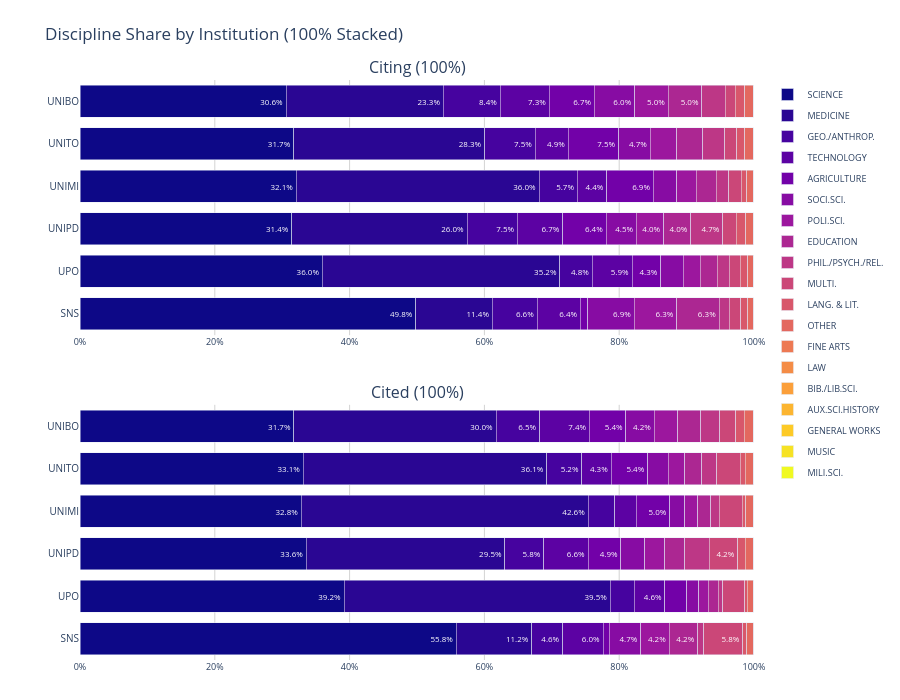

This figure's notebook cell:
### Markdown cell above
### 100% Stacked Bar Chart

This chart normalises each institution to 100% to reveal the *proportional share* of each discipline, independent of institution size. The upper panel shows Citing share; the lower panel shows Cited share.

### Code cell
import plotly.graph_objects as go
import plotly.express as px
import plotly.colors
from plotly.subplots import make_subplots
import pandas as pd

df = df_prof.copy()
df[discipline_col] = df[discipline_col].map(lambda x: DISC_SHORT.get(x, x))

agg = (
    df.groupby([inst_col, discipline_col])[[citing_col, cited_col]]
    .sum().reset_index()
)
for metric_col in [citing_col, cited_col]:
    totals = agg.groupby(inst_col)[metric_col].transform("sum")
    agg[f"{metric_col}_pct"] = agg[metric_col] / totals * 100

disc_order = (
    agg.groupby(discipline_col)[f"{citing_col}_pct"]
    .mean().sort_values(ascending=False).index.tolist()
)

sampled_colors = plotly.colors.sample_colorscale(
    "Plasma", [i / max(len(disc_order) - 1, 1) for i in range(len(disc_order))]
)
color_map = {d: sampled_colors[i] for i, d in enumerate(disc_order)}

fig = make_subplots(
    rows=2, cols=1,
    subplot_titles=["Citing (100%)", "Cited (100%)"],
    vertical_spacing=0.12,
)

legend_added = set()

for row_idx, metric_col in enumerate([citing_col, cited_col], start=1):
    pct_col = f"{metric_col}_pct"
    for disc in disc_order:
        sub = agg[agg[discipline_col] == disc].set_index(inst_col)
        y_vals = INSTITUTIONS
        x_vals = [sub.loc[inst, pct_col]   if inst in sub.index else 0.0 for inst in INSTITUTIONS]
        w_vals = [sub.loc[inst, metric_col] if inst in sub.index else 0   for inst in INSTITUTIONS]
        hover_vals = [
            f"<b>{inst}</b><br>{disc}<br>{pct:.1f}% ({int(w):,})"
            for inst, pct, w in zip(y_vals, x_vals, w_vals)
        ]
        show_legend = disc not in legend_added and row_idx == 1
        if row_idx == 1:
            legend_added.add(disc)

        fig.add_trace(go.Bar(
            x=x_vals, y=y_vals, orientation="h",
            name=disc, legendgroup=disc,
            showlegend=show_legend, marker_color=color_map[disc],
            customdata=hover_vals,
            hovertemplate="%{customdata}<extra></extra>",
            text=[f"{v:.1f}%" if v >= 4 else "" for v in x_vals],
            textposition="inside", textfont=dict(size=8),
        ), row=row_idx, col=1)

fig.update_layout(
    title_text="Discipline Share by Institution (100% Stacked)",
    barmode="stack",
    height=700,
    margin=dict(l=80, r=40, t=80, b=40),
    plot_bgcolor="white", paper_bgcolor="white",
    legend=dict(
        orientation="v", x=1.02, xanchor="left",
        y=1.0, yanchor="top", font=dict(size=9), tracegroupgap=2,
    ),
    bargap=0.25,
)
fig.update_xaxes(range=[0, 100], ticksuffix="%", tickfont=dict(size=9), gridcolor="lightgrey")
fig.update_yaxes(tickfont=dict(size=10), autorange="reversed")
fig.show()

### Figure 1 — Plotly figure (JSON) as saved in the notebook; plotly's stock layout.template omitted (floating-point values rounded to 4 significant figures)
{"data": [{"customdata": ["<b>UNIBO</b><br>SCIENCE<br>30.6% (3,557,051)", "<b>UNITO</b><br>SCIENCE<br>31.7% (2,547,898)", "<b>UNIMI</b><br>SCIENCE<br>32.1% (3,754,384)", "<b>UNIPD</b><br>SCIENCE<br>31.4% (3,475,269)", "<b>UPO</b><br>SCIENCE<br>36.0% (575,448)", "<b>SNS</b><br>SCIENCE<br>49.8% (366,831)"], "hovertemplate": "%{customdata}<extra></extra>", "legendgroup": "SCIENCE", "marker": {"color": "rgb(13, 8, 135)"}, "name": "SCIENCE", "orientation": "h", "showlegend": true, "text": ["30.6%", "31.7%", "32.1%", "31.4%", "36.0%", "49.8%"], "textfont": {"size": 8}, "textposition": "inside", "type": "bar", "x": [30.57, 31.7, 32.09, 31.42, 35.97, 49.81], "xaxis": "x", "y": ["UNIBO", "UNITO", "UNIMI", "UNIPD", "UPO", "SNS"], "yaxis": "y"}, {"customdata": ["<b>UNIBO</b><br>MEDICINE<br>23.3% (2,716,909)", "<b>UNITO</b><br>MEDICINE<br>28.3% (2,276,756)", "<b>UNIMI</b><br>MEDICINE<br>36.0% (4,212,478)", "<b>UNIPD</b><br>MEDICINE<br>26.0% (2,876,987)", "<b>UPO</b><br>MEDICINE<br>35.2% (563,860)", "<b>SNS</b><br>MEDICINE<br>11.4% (83,742)"], "hovertemplate": "%{customdata}<extra></extra>", "legendgroup": "MEDICINE", "marker": {"color": "rgb(42, 6, 147)"}, "name": "MEDICINE", "orientation": "h", "showlegend": true, "text": ["23.3%", "28.3%", "36.0%", "26.0%", "35.2%", "11.4%"], "textfont": {"size": 8}, "textposition": "inside", "type": "bar", "x": [23.35, 28.33, 36.01, 26.01, 35.24, 11.37], "xaxis": "x", "y": ["UNIBO", "UNITO", "UNIMI", "UNIPD", "UPO", "SNS"], "yaxis": "y"}, {"customdata": ["<b>UNIBO</b><br>GEO./ANTHROP.<br>8.4% (982,595)", "<b>UNITO</b><br>GEO./ANTHROP.<br>7.5% (603,707)", "<b>UNIMI</b><br>GEO./ANTHROP.<br>5.7% (666,695)", "<b>UNIPD</b><br>GEO./ANTHROP.<br>7.5% (827,290)", "<b>UPO</b><br>GEO./ANTHROP.<br>4.8% (76,618)", "<b>SNS</b><br>GEO./ANTHROP.<br>6.6% (48,909)"], "hovertemplate": "%{customdata}<extra></extra>", "legendgroup": "GEO./ANTHROP.", "marker": {"color": "rgb(70, 3, 159)"}, "name": "GEO./ANTHROP.", "orientation": "h", "showlegend": true, "text": ["8.4%", "7.5%", "5.7%", "7.5%", "4.8%", "6.6%"], "textfont": {"size": 8}, "textposition": "inside", "type": "bar", "x": [8.444, 7.511, 5.699, 7.479, 4.789, 6.642], "xaxis": "x", "y": ["UNIBO", "UNITO", "UNIMI", "UNIPD", "UPO", "SNS"], "yaxis": "y"}, {"customdata": ["<b>UNIBO</b><br>TECHNOLOGY<br>7.3% (844,385)", "<b>UNITO</b><br>TECHNOLOGY<br>4.9% (393,525)", "<b>UNIMI</b><br>TECHNOLOGY<br>4.4% (510,079)", "<b>UNIPD</b><br>TECHNOLOGY<br>6.7% (743,320)", "<b>UPO</b><br>TECHNOLOGY<br>5.9% (94,507)", "<b>SNS</b><br>TECHNOLOGY<br>6.4% (47,326)"], "hovertemplate": "%{customdata}<extra></extra>", "legendgroup": "TECHNOLOGY", "marker": {"color": "rgb(92, 2, 163)"}, "name": "TECHNOLOGY", "orientation": "h", "showlegend": true, "text": ["7.3%", "4.9%", "4.4%", "6.7%", "5.9%", "6.4%"], "textfont": {"size": 8}, "textposition": "inside", "type": "bar", "x": [7.256, 4.896, 4.36, 6.72, 5.907, 6.427], "xaxis": "x", "y": ["UNIBO", "UNITO", "UNIMI", "UNIPD", "UPO", "SNS"], "yaxis": "y"}, {"customdata": ["<b>UNIBO</b><br>AGRICULTURE<br>6.7% (781,457)", "<b>UNITO</b><br>AGRICULTURE<br>7.5% (600,179)", "<b>UNIMI</b><br>AGRICULTURE<br>6.9% (808,780)", "<b>UNIPD</b><br>AGRICULTURE<br>6.4% (711,974)", "<b>UPO</b><br>AGRICULTURE<br>4.3% (68,243)", "<b>SNS</b><br>AGRICULTURE<br>1.1% (7,852)"], "hovertemplate": "%{customdata}<extra></extra>", "legendgroup": "AGRICULTURE", "marker": {"color": "rgb(114, 1, 168)"}, "name": "AGRICULTURE", "orientation": "h", "showlegend": true, "text": ["6.7%", "7.5%", "6.9%", "6.4%", "4.3%", ""], "textfont": {"size": 8}, "textposition": "inside", "type": "bar", "x": [6.715, 7.467, 6.914, 6.437, 4.265, 1.066], "xaxis": "x", "y": ["UNIBO", "UNITO", "UNIMI", "UNIPD", "UPO", "SNS"], "yaxis": "y"}, {"customdata": ["<b>UNIBO</b><br>SOCI.SCI.<br>6.0% (693,976)", "<b>UNITO</b><br>SOCI.SCI.<br>4.7% (378,027)", "<b>UNIMI</b><br>SOCI.SCI.<br>3.4% (400,731)", "<b>UNIPD</b><br>SOCI.SCI.<br>4.5% (497,573)", "<b>UPO</b><br>SOCI.SCI.<br>3.3% (53,114)", "<b>SNS</b><br>SOCI.SCI.<br>6.9% (50,963)"], "hovertemplate": "%{customdata}<extra></extra>", "legendgroup": "SOCI.SCI.", "marker": {"color": "rgb(135, 12, 163)"}, "name": "SOCI.SCI.", "orientation": "h", "showlegend": true, "text": ["6.0%", "4.7%", "", "4.5%", "", "6.9%"], "textfont": {"size": 8}, "textposition": "inside", "type": "bar", "x": [5.964, 4.703, 3.426, 4.498, 3.32, 6.921], "xaxis": "x", "y": ["UNIBO", "UNITO", "UNIMI", "UNIPD", "UPO", "SNS"], "yaxis": "y"}, {"customdata": ["<b>UNIBO</b><br>POLI.SCI.<br>5.0% (580,491)", "<b>UNITO</b><br>POLI.SCI.<br>3.9% (313,992)", "<b>UNIMI</b><br>POLI.SCI.<br>3.0% (345,482)", "<b>UNIPD</b><br>POLI.SCI.<br>4.0% (445,166)", "<b>UPO</b><br>POLI.SCI.<br>2.6% (40,919)", "<b>SNS</b><br>POLI.SCI.<br>6.3% (46,317)"], "hovertemplate": "%{customdata}<extra></extra>", "legendgroup": "POLI.SCI.", "marker": {"color": "rgb(156, 23, 158)"}, "name": "POLI.SCI.", "orientation": "h", "showlegend": true, "text": ["5.0%", "", "", "4.0%", "", "6.3%"], "textfont": {"size": 8}, "textposition": "inside", "type": "bar", "x": [4.988, 3.907, 2.953, 4.025, 2.557, 6.29], "xaxis": "x", "y": ["UNIBO", "UNITO", "UNIMI", "UNIPD", "UPO", "SNS"], "yaxis": "y"}, {"customdata": ["<b>UNIBO</b><br>EDUCATION<br>5.0% (581,189)", "<b>UNITO</b><br>EDUCATION<br>3.9% (314,457)", "<b>UNIMI</b><br>EDUCATION<br>3.0% (346,240)", "<b>UNIPD</b><br>EDUCATION<br>4.0% (446,546)", "<b>UPO</b><br>EDUCATION<br>2.5% (40,172)", "<b>SNS</b><br>EDUCATION<br>6.3% (46,379)"], "hovertemplate": "%{customdata}<extra></extra>", "legendgroup": "EDUCATION", "marker": {"color": "rgb(172, 39, 146)"}, "name": "EDUCATION", "orientation": "h", "showlegend": true, "text": ["5.0%", "", "", "4.0%", "", "6.3%"], "textfont": {"size": 8}, "textposition": "inside", "type": "bar", "x": [4.994, 3.912, 2.96, 4.037, 2.511, 6.298], "xaxis": "x", "y": ["UNIBO", "UNITO", "UNIMI", "UNIPD", "UPO", "SNS"], "yaxis": "y"}, {"customdata": ["<b>UNIBO</b><br>PHIL./PSYCH./REL.<br>3.4% (401,305)", "<b>UNITO</b><br>PHIL./PSYCH./REL.<br>3.2% (260,678)", "<b>UNIMI</b><br>PHIL./PSYCH./REL.<br>1.9% (218,421)", "<b>UNIPD</b><br>PHIL./PSYCH./REL.<br>4.7% (524,383)", "<b>UPO</b><br>PHIL./PSYCH./REL.<br>1.8% (28,137)", "<b>SNS</b><br>PHIL./PSYCH./REL.<br>1.5% (11,106)"], "hovertemplate": "%{customdata}<extra></extra>", "legendgroup": "PHIL./PSYCH./REL.", "marker": {"color": "rgb(189, 55, 134)"}, "name": "PHIL./PSYCH./REL.", "orientation": "h", "showlegend": true, "text": ["", "", "", "4.7%", "", ""], "textfont": {"size": 8}, "textposition": "inside", "type": "bar", "x": [3.449, 3.243, 1.867, 4.741, 1.759, 1.508], "xaxis": "x", "y": ["UNIBO", "UNITO", "UNIMI", "UNIPD", "UPO", "SNS"], "yaxis": "y"}, {"customdata": ["<b>UNIBO</b><br>MULTI.<br>1.5% (171,292)", "<b>UNITO</b><br>MULTI.<br>1.8% (143,358)", "<b>UNIMI</b><br>MULTI.<br>1.8% (213,399)", "<b>UNIPD</b><br>MULTI.<br>2.0% (217,516)", "<b>UPO</b><br>MULTI.<br>1.7% (26,459)", "<b>SNS</b><br>MULTI.<br>1.7% (12,641)"], "hovertemplate": "%{customdata}<extra></extra>", "legendgroup": "MULTI.", "marker": {"color": "rgb(203, 71, 120)"}, "name": "MULTI.", "orientation": "h", "showlegend": true, "text": ["", "", "", "", "", ""], "textfont": {"size": 8}, "textposition": "inside", "type": "bar", "x": [1.472, 1.784, 1.824, 1.967, 1.654, 1.717], "xaxis": "x", "y": ["UNIBO", "UNITO", "UNIMI", "UNIPD", "UPO", "SNS"], "yaxis": "y"}, {"customdata": ["<b>UNIBO</b><br>LANG. & LIT.<br>1.4% (163,030)", "<b>UNITO</b><br>LANG. & LIT.<br>1.2% (95,311)", "<b>UNIMI</b><br>LANG. & LIT.<br>0.8% (99,430)", "<b>UNIPD</b><br>LANG. & LIT.<br>1.4% (155,711)", "<b>UPO</b><br>LANG. & LIT.<br>1.1% (17,863)", "<b>SNS</b><br>LANG. & LIT.<br>1.0% (7,541)"], "hovertemplate": "%{customdata}<extra></extra>", "legendgroup": "LANG. & LIT.", "marker": {"color": "rgb(216, 87, 107)"}, "name": "LANG. & LIT.", "orientation": "h", "showlegend": true, "text": ["", "", "", "", "", ""], "textfont": {"size": 8}, "textposition": "inside", "type": "bar", "x": [1.401, 1.186, 0.8499, 1.408, 1.116, 1.024], "xaxis": "x", "y": ["UNIBO", "UNITO", "UNIMI", "UNIPD", "UPO", "SNS"], "yaxis": "y"}, {"customdata": ["<b>UNIBO</b><br>OTHER<br>1.4% (159,712)", "<b>UNITO</b><br>OTHER<br>1.3% (106,579)", "<b>UNIMI</b><br>OTHER<br>1.0% (119,279)", "<b>UNIPD</b><br>OTHER<br>1.2% (136,223)", "<b>UPO</b><br>OTHER<br>0.9% (13,712)", "<b>SNS</b><br>OTHER<br>0.9% (6,583)"], "hovertemplate": "%{customdata}<extra></extra>", "legendgroup": "OTHER", "marker": {"color": "rgb(227, 104, 95)"}, "name": "OTHER", "orientation": "h", "showlegend": true, "text": ["", "", "", "", "", ""], "textfont": {"size": 8}, "textposition": "inside", "type": "bar", "x": [1.372, 1.326, 1.02, 1.232, 0.857, 0.8939], "xaxis": "x", "y": ["UNIBO", "UNITO", "UNIMI", "UNIPD", "UPO", "SNS"], "yaxis": "y"}, {"customdata": ["<b>UNIBO</b><br>FINE ARTS<br>0.0% (1,867)", "<b>UNITO</b><br>FINE ARTS<br>0.0% (1,501)", "<b>UNIMI</b><br>FINE ARTS<br>0.0% (1,519)", "<b>UNIPD</b><br>FINE ARTS<br>0.0% (2,180)", "<b>UPO</b><br>FINE ARTS<br>0.0% (550)", "<b>SNS</b><br>FINE ARTS<br>0.0% (93)"], "hovertemplate": "%{customdata}<extra></extra>", "legendgroup": "FINE ARTS", "marker": {"color": "rgb(237, 121, 83)"}, "name": "FINE ARTS", "orientation": "h", "showlegend": true, "text": ["", "", "", "", "", ""], "textfont": {"size": 8}, "textposition": "inside", "type": "bar", "x": [0.01604, 0.01868, 0.01298, 0.01971, 0.03438, 0.01263], "xaxis": "x", "y": ["UNIBO", "UNITO", "UNIMI", "UNIPD", "UPO", "SNS"], "yaxis": "y"}, {"customdata": ["<b>UNIBO</b><br>LAW<br>0.0% (120)", "<b>UNITO</b><br>LAW<br>0.0% (99)", "<b>UNIMI</b><br>LAW<br>0.0% (570)", "<b>UNIPD</b><br>LAW<br>0.0% (191)", "<b>UPO</b><br>LAW<br>0.0% (323)", "<b>SNS</b><br>LAW<br>0.0% (118)"], "hovertemplate": "%{customdata}<extra></extra>", "legendgroup": "LAW", "marker": {"color": "rgb(244, 140, 70)"}, "name": "LAW", "orientation": "h", "showlegend": true, "text": ["", "", "", "", "", ""], "textfont": {"size": 8}, "textposition": "inside", "type": "bar", "x": [0.001031, 0.001232, 0.004872, 0.001727, 0.02019, 0.01602], "xaxis": "x", "y": ["UNIBO", "UNITO", "UNIMI", "UNIPD", "UPO", "SNS"], "yaxis": "y"}, {"customdata": ["<b>UNIBO</b><br>BIB./LIB.SCI.<br>0.0% (816)", "<b>UNITO</b><br>BIB./LIB.SCI.<br>0.0% (501)", "<b>UNIMI</b><br>BIB./LIB.SCI.<br>0.0% (307)", "<b>UNIPD</b><br>BIB./LIB.SCI.<br>0.0% (256)", "<b>UPO</b><br>BIB./LIB.SCI.<br>0.0% (25)", "<b>SNS</b><br>BIB./LIB.SCI.<br>0.0% (0)"], "hovertemplate": "%{customdata}<extra></extra>", "legendgroup": "BIB./LIB.SCI.", "marker": {"color": "rgb(251, 159, 58)"}, "name": "BIB./LIB.SCI.", "orientation": "h", "showlegend": true, "text": ["", "", "", "", "", ""], "textfont": {"size": 8}, "textposition": "inside", "type": "bar", "x": [0.007012, 0.006233, 0.002624, 0.002314, 0.001563, 0], "xaxis": "x", "y": ["UNIBO", "UNITO", "UNIMI", "UNIPD", "UPO", "SNS"], "yaxis": "y"}, {"customdata": ["<b>UNIBO</b><br>AUX.SCI.HISTORY<br>0.0% (425)", "<b>UNITO</b><br>AUX.SCI.HISTORY<br>0.0% (325)", "<b>UNIMI</b><br>AUX.SCI.HISTORY<br>0.0% (91)", "<b>UNIPD</b><br>AUX.SCI.HISTORY<br>0.0% (372)", "<b>UPO</b><br>AUX.SCI.HISTORY<br>0.0% (27)", "<b>SNS</b><br>AUX.SCI.HISTORY<br>0.0% (0)"], "hovertemplate": "%{customdata}<extra></extra>", "legendgroup": "AUX.SCI.HISTORY", "marker": {"color": "rgb(252, 181, 48)"}, "name": "AUX.SCI.HISTORY", "orientation": "h", "showlegend": true, "text": ["", "", "", "", "", ""], "textfont": {"size": 8}, "textposition": "inside", "type": "bar", "x": [0.003652, 0.004044, 0.0007779, 0.003363, 0.001688, 0], "xaxis": "x", "y": ["UNIBO", "UNITO", "UNIMI", "UNIPD", "UPO", "SNS"], "yaxis": "y"}, {"customdata": ["<b>UNIBO</b><br>GENERAL WORKS<br>0.0% (187)", "<b>UNITO</b><br>GENERAL WORKS<br>0.0% (491)", "<b>UNIMI</b><br>GENERAL WORKS<br>0.0% (315)", "<b>UNIPD</b><br>GENERAL WORKS<br>0.0% (33)", "<b>UPO</b><br>GENERAL WORKS<br>0.0% (0)", "<b>SNS</b><br>GENERAL WORKS<br>0.0% (0)"], "hovertemplate": "%{customdata}<extra></extra>", "legendgroup": "GENERAL WORKS", "marker": {"color": "rgb(253, 202, 38)"}, "name": "GENERAL WORKS", "orientation": "h", "showlegend": true, "text": ["", "", "", "", "", ""], "textfont": {"size": 8}, "textposition": "inside", "type": "bar", "x": [0.001607, 0.006109, 0.002693, 0.0002983, 0, 0], "xaxis": "x", "y": ["UNIBO", "UNITO", "UNIMI", "UNIPD", "UPO", "SNS"], "yaxis": "y"}, {"customdata": ["<b>UNIBO</b><br>MUSIC<br>0.0% (117)", "<b>UNITO</b><br>MUSIC<br>0.0% (0)", "<b>UNIMI</b><br>MUSIC<br>0.0% (67)", "<b>UNIPD</b><br>MUSIC<br>0.0% (0)", "<b>UPO</b><br>MUSIC<br>0.0% (0)", "<b>SNS</b><br>MUSIC<br>0.0% (0)"], "hovertemplate": "%{customdata}<extra></extra>", "legendgroup": "MUSIC", "marker": {"color": "rgb(246, 226, 36)"}, "name": "MUSIC", "orientation": "h", "showlegend": true, "text": ["", "", "", "", "", ""], "textfont": {"size": 8}, "textposition": "inside", "type": "bar", "x": [0.001005, 0, 0.0005727, 0, 0, 0], "xaxis": "x", "y": ["UNIBO", "UNITO", "UNIMI", "UNIPD", "UPO", "SNS"], "yaxis": "y"}, {"customdata": ["<b>UNIBO</b><br>MILI.SCI.<br>0.0% (0)", "<b>UNITO</b><br>MILI.SCI.<br>0.0% (73)", "<b>UNIMI</b><br>MILI.SCI.<br>0.0% (73)", "<b>UNIPD</b><br>MILI.SCI.<br>0.0% (36)", "<b>UPO</b><br>MILI.SCI.<br>0.0% (0)", "<b>SNS</b><br>MILI.SCI.<br>0.0% (0)"], "hovertemplate": "%{customdata}<extra></extra>", "legendgroup": "MILI.SCI.", "marker": {"color": "rgb(240, 249, 33)"}, "name": "MILI.SCI.", "orientation": "h", "showlegend": true, "text": ["", "", "", "", "", ""], "textfont": {"size": 8}, "textposition": "inside", "type": "bar", "x": [0, 0.0009082, 0.000624, 0.0003255, 0, 0], "xaxis": "x", "y": ["UNIBO", "UNITO", "UNIMI", "UNIPD", "UPO", "SNS"], "yaxis": "y"}, {"customdata": ["<b>UNIBO</b><br>SCIENCE<br>31.7% (3,170,898)", "<b>UNITO</b><br>SCIENCE<br>33.1% (2,317,628)", "<b>UNIMI</b><br>SCIENCE<br>32.8% (4,121,851)", "<b>UNIPD</b><br>SCIENCE<br>33.6% (3,249,518)", "<b>UPO</b><br>SCIENCE<br>39.2% (563,809)", "<b>SNS</b><br>SCIENCE<br>55.8% (402,473)"], "hovertemplate": "%{customdata}<extra></extra>", "legendgroup": "SCIENCE", "marker": {"color": "rgb(13, 8, 135)"}, "name": "SCIENCE", "orientation": "h", "showlegend": false, "text": ["31.7%", "33.1%", "32.8%", "33.6%", "39.2%", "55.8%"], "textfont": {"size": 8}, "textposition": "inside", "type": "bar", "x": [31.74, 33.14, 32.83, 33.56, 39.17, 55.84], "xaxis": "x2", "y": ["UNIBO", "UNITO", "UNIMI", "UNIPD", "UPO", "SNS"], "yaxis": "y2"}, {"customdata": ["<b>UNIBO</b><br>MEDICINE<br>30.0% (2,995,492)", "<b>UNITO</b><br>MEDICINE<br>36.1% (2,525,171)", "<b>UNIMI</b><br>MEDICINE<br>42.6% (5,344,229)", "<b>UNIPD</b><br>MEDICINE<br>29.5% (2,854,728)", "<b>UPO</b><br>MEDICINE<br>39.5% (568,491)", "<b>SNS</b><br>MEDICINE<br>11.2% (80,612)"], "hovertemplate": "%{customdata}<extra></extra>", "legendgroup": "MEDICINE", "marker": {"color": "rgb(42, 6, 147)"}, "name": "MEDICINE", "orientation": "h", "showlegend": false, "text": ["30.0%", "36.1%", "42.6%", "29.5%", "39.5%", "11.2%"], "textfont": {"size": 8}, "textposition": "inside", "type": "bar", "x": [29.99, 36.11, 42.57, 29.49, 39.5, 11.18], "xaxis": "x2", "y": ["UNIBO", "UNITO", "UNIMI", "UNIPD", "UPO", "SNS"], "yaxis": "y2"}, {"customdata": ["<b>UNIBO</b><br>GEO./ANTHROP.<br>6.5% (644,412)", "<b>UNITO</b><br>GEO./ANTHROP.<br>5.2% (365,160)", "<b>UNIMI</b><br>GEO./ANTHROP.<br>3.9% (494,187)", "<b>UNIPD</b><br>GEO./ANTHROP.<br>5.8% (557,630)", "<b>UPO</b><br>GEO./ANTHROP.<br>3.5% (51,025)", "<b>SNS</b><br>GEO./ANTHROP.<br>4.6% (32,999)"], "hovertemplate": "%{customdata}<extra></extra>", "legendgroup": "GEO./ANTHROP.", "marker": {"color": "rgb(70, 3, 159)"}, "name": "GEO./ANTHROP.", "orientation": "h", "showlegend": false, "text": ["6.5%", "5.2%", "", "5.8%", "", "4.6%"], "textfont": {"size": 8}, "textposition": "inside", "type": "bar", "x": [6.451, 5.221, 3.936, 5.76, 3.545, 4.578], "xaxis": "x2", "y": ["UNIBO", "UNITO", "UNIMI", "UNIPD", "UPO", "SNS"], "yaxis": "y2"}, {"customdata": ["<b>UNIBO</b><br>TECHNOLOGY<br>7.4% (740,597)", "<b>UNITO</b><br>TECHNOLOGY<br>4.3% (303,844)", "<b>UNIMI</b><br>TECHNOLOGY<br>3.2% (399,442)", "<b>UNIPD</b><br>TECHNOLOGY<br>6.6% (636,729)", "<b>UPO</b><br>TECHNOLOGY<br>4.6% (65,870)", "<b>SNS</b><br>TECHNOLOGY<br>6.0% (43,266)"], "hovertemplate": "%{customdata}<extra></extra>", "legendgroup": "TECHNOLOGY", "marker": {"color": "rgb(92, 2, 163)"}, "name": "TECHNOLOGY", "orientation": "h", "showlegend": false, "text": ["7.4%", "4.3%", "", "6.6%", "4.6%", "6.0%"], "textfont": {"size": 8}, "textposition": "inside", "type": "bar", "x": [7.414, 4.345, 3.182, 6.577, 4.577, 6.003], "xaxis": "x2", "y": ["UNIBO", "UNITO", "UNIMI", "UNIPD", "UPO", "SNS"], "yaxis": "y2"}, {"customdata": ["<b>UNIBO</b><br>AGRICULTURE<br>5.4% (540,927)", "<b>UNITO</b><br>AGRICULTURE<br>5.4% (378,624)", "<b>UNIMI</b><br>AGRICULTURE<br>5.0% (627,135)", "<b>UNIPD</b><br>AGRICULTURE<br>4.9% (472,382)", "<b>UPO</b><br>AGRICULTURE<br>3.2% (45,972)", "<b>SNS</b><br>AGRICULTURE<br>0.9% (6,654)"], "hovertemplate": "%{customdata}<extra></extra>", "legendgroup": "AGRICULTURE", "marker": {"color": "rgb(114, 1, 168)"}, "name": "AGRICULTURE", "orientation": "h", "showlegend": false, "text": ["5.4%", "5.4%", "5.0%", "4.9%", "", ""], "textfont": {"size": 8}, "textposition": "inside", "type": "bar", "x": [5.415, 5.414, 4.995, 4.879, 3.194, 0.9232], "xaxis": "x2", "y": ["UNIBO", "UNITO", "UNIMI", "UNIPD", "UPO", "SNS"], "yaxis": "y2"}, {"customdata": ["<b>UNIBO</b><br>SOCI.SCI.<br>4.2% (418,510)", "<b>UNITO</b><br>SOCI.SCI.<br>3.1% (213,665)", "<b>UNIMI</b><br>SOCI.SCI.<br>2.2% (280,405)", "<b>UNIPD</b><br>SOCI.SCI.<br>3.5% (338,819)", "<b>UPO</b><br>SOCI.SCI.<br>1.8% (26,315)", "<b>SNS</b><br>SOCI.SCI.<br>4.7% (33,691)"], "hovertemplate": "%{customdata}<extra></extra>", "legendgroup": "SOCI.SCI.", "marker": {"color": "rgb(135, 12, 163)"}, "name": "SOCI.SCI.", "orientation": "h", "showlegend": false, "text": ["4.2%", "", "", "", "", "4.7%"], "textfont": {"size": 8}, "textposition": "inside", "type": "bar", "x": [4.189, 3.055, 2.233, 3.5, 1.828, 4.674], "xaxis": "x2", "y": ["UNIBO", "UNITO", "UNIMI", "UNIPD", "UPO", "SNS"], "yaxis": "y2"}, {"customdata": ["<b>UNIBO</b><br>POLI.SCI.<br>3.5% (345,181)", "<b>UNITO</b><br>POLI.SCI.<br>2.5% (172,985)", "<b>UNIMI</b><br>POLI.SCI.<br>1.9% (239,674)", "<b>UNIPD</b><br>POLI.SCI.<br>3.0% (287,453)", "<b>UPO</b><br>POLI.SCI.<br>1.4% (20,547)", "<b>SNS</b><br>POLI.SCI.<br>4.2% (30,366)"], "hovertemplate": "%{customdata}<extra></extra>", "legendgroup": "POLI.SCI.", "marker": {"color": "rgb(156, 23, 158)"}, "name": "POLI.SCI.", "orientation": "h", "showlegend": false, "text": ["", "", "", "", "", "4.2%"], "textfont": {"size": 8}, "textposition": "inside", "type": "bar", "x": [3.455, 2.473, 1.909, 2.969, 1.428, 4.213], "xaxis": "x2", "y": ["UNIBO", "UNITO", "UNIMI", "UNIPD", "UPO", "SNS"], "yaxis": "y2"}, {"customdata": ["<b>UNIBO</b><br>EDUCATION<br>3.5% (345,610)", "<b>UNITO</b><br>EDUCATION<br>2.5% (173,448)", "<b>UNIMI</b><br>EDUCATION<br>1.9% (240,069)", "<b>UNIPD</b><br>EDUCATION<br>3.0% (288,110)", "<b>UPO</b><br>EDUCATION<br>1.4% (20,641)", "<b>SNS</b><br>EDUCATION<br>4.2% (30,439)"], "hovertemplate": "%{customdata}<extra></extra>", "legendgroup": "EDUCATION", "marker": {"color": "rgb(172, 39, 146)"}, "name": "EDUCATION", "orientation": "h", "showlegend": false, "text": ["", "", "", "", "", "4.2%"], "textfont": {"size": 8}, "textposition": "inside", "type": "bar", "x": [3.46, 2.48, 1.912, 2.976, 1.434, 4.223], "xaxis": "x2", "y": ["UNIBO", "UNITO", "UNIMI", "UNIPD", "UPO", "SNS"], "yaxis": "y2"}, {"customdata": ["<b>UNIBO</b><br>PHIL./PSYCH./REL.<br>2.8% (278,569)", "<b>UNITO</b><br>PHIL./PSYCH./REL.<br>2.2% (156,478)", "<b>UNIMI</b><br>PHIL./PSYCH./REL.<br>1.3% (156,953)", "<b>UNIPD</b><br>PHIL./PSYCH./REL.<br>3.7% (356,780)", "<b>UPO</b><br>PHIL./PSYCH./REL.<br>0.7% (10,275)", "<b>SNS</b><br>PHIL./PSYCH./REL.<br>0.9% (6,512)"], "hovertemplate": "%{customdata}<extra></extra>", "legendgroup": "PHIL./PSYCH./REL.", "marker": {"color": "rgb(189, 55, 134)"}, "name": "PHIL./PSYCH./REL.", "orientation": "h", "showlegend": false, "text": ["", "", "", "", "", ""], "textfont": {"size": 8}, "textposition": "inside", "type": "bar", "x": [2.789, 2.237, 1.25, 3.685, 0.7139, 0.9035], "xaxis": "x2", "y": ["UNIBO", "UNITO", "UNIMI", "UNIPD", "UPO", "SNS"], "yaxis": "y2"}, {"customdata": ["<b>UNIBO</b><br>MULTI.<br>2.4% (242,640)", "<b>UNITO</b><br>MULTI.<br>3.5% (244,531)", "<b>UNIMI</b><br>MULTI.<br>3.4% (431,123)", "<b>UNIPD</b><br>MULTI.<br>4.2% (404,796)", "<b>UPO</b><br>MULTI.<br>3.3% (47,086)", "<b>SNS</b><br>MULTI.<br>5.8% (41,806)"], "hovertemplate": "%{customdata}<extra></extra>", "legendgroup": "MULTI.", "marker": {"color": "rgb(203, 71, 120)"}, "name": "MULTI.", "orientation": "h", "showlegend": false, "text": ["", "", "", "4.2%", "", "5.8%"], "textfont": {"size": 8}, "textposition": "inside", "type": "bar", "x": [2.429, 3.496, 3.434, 4.181, 3.272, 5.8], "xaxis": "x2", "y": ["UNIBO", "UNITO", "UNIMI", "UNIPD", "UPO", "SNS"], "yaxis": "y2"}, {"customdata": ["<b>UNIBO</b><br>LANG. & LIT.<br>1.3% (125,195)", "<b>UNITO</b><br>LANG. & LIT.<br>0.7% (49,966)", "<b>UNIMI</b><br>LANG. & LIT.<br>0.6% (69,833)", "<b>UNIPD</b><br>LANG. & LIT.<br>1.1% (105,782)", "<b>UPO</b><br>LANG. & LIT.<br>0.4% (5,257)", "<b>SNS</b><br>LANG. & LIT.<br>0.6% (4,161)"], "hovertemplate": "%{customdata}<extra></extra>", "legendgroup": "LANG. & LIT.", "marker": {"color": "rgb(216, 87, 107)"}, "name": "LANG. & LIT.", "orientation": "h", "showlegend": false, "text": ["", "", "", "", "", ""], "textfont": {"size": 8}, "textposition": "inside", "type": "bar", "x": [1.253, 0.7144, 0.5562, 1.093, 0.3653, 0.5773], "xaxis": "x2", "y": ["UNIBO", "UNITO", "UNIMI", "UNIPD", "UPO", "SNS"], "yaxis": "y2"}, {"customdata": ["<b>UNIBO</b><br>OTHER<br>1.4% (137,918)", "<b>UNITO</b><br>OTHER<br>1.3% (89,107)", "<b>UNIMI</b><br>OTHER<br>1.1% (144,004)", "<b>UNIPD</b><br>OTHER<br>1.3% (124,541)", "<b>UPO</b><br>OTHER<br>0.9% (12,389)", "<b>SNS</b><br>OTHER<br>1.1% (7,656)"], "hovertemplate": "%{customdata}<extra></extra>", "legendgroup": "OTHER", "marker": {"color": "rgb(227, 104, 95)"}, "name": "OTHER", "orientation": "h", "showlegend": false, "text": ["", "", "", "", "", ""], "textfont": {"size": 8}, "textposition": "inside", "type": "bar", "x": [1.381, 1.274, 1.147, 1.286, 0.8608, 1.062], "xaxis": "x2", "y": ["UNIBO", "UNITO", "UNIMI", "UNIPD", "UPO", "SNS"], "yaxis": "y2"}, {"customdata": ["<b>UNIBO</b><br>FINE ARTS<br>0.0% (2,194)", "<b>UNITO</b><br>FINE ARTS<br>0.0% (2,094)", "<b>UNIMI</b><br>FINE ARTS<br>0.0% (3,877)", "<b>UNIPD</b><br>FINE ARTS<br>0.0% (3,630)", "<b>UPO</b><br>FINE ARTS<br>0.1% (1,215)", "<b>SNS</b><br>FINE ARTS<br>0.0% (79)"], "hovertemplate": "%{customdata}<extra></extra>", "legendgroup": "FINE ARTS", "marker": {"color": "rgb(237, 121, 83)"}, "name": "FINE ARTS", "orientation": "h", "showlegend": false, "text": ["", "", "", "", "", ""], "textfont": {"size": 8}, "textposition": "inside", "type": "bar", "x": [0.02196, 0.02994, 0.03088, 0.03749, 0.08442, 0.01096], "xaxis": "x2", "y": ["UNIBO", "UNITO", "UNIMI", "UNIPD", "UPO", "SNS"], "yaxis": "y2"}, {"customdata": ["<b>UNIBO</b><br>LAW<br>0.0% (525)", "<b>UNITO</b><br>LAW<br>0.0% (176)", "<b>UNIMI</b><br>LAW<br>0.0% (1,247)", "<b>UNIPD</b><br>LAW<br>0.0% (73)", "<b>UPO</b><br>LAW<br>0.0% (320)", "<b>SNS</b><br>LAW<br>0.0% (60)"], "hovertemplate": "%{customdata}<extra></extra>", "legendgroup": "LAW", "marker": {"color": "rgb(244, 140, 70)"}, "name": "LAW", "orientation": "h", "showlegend": false, "text": ["", "", "", "", "", ""], "textfont": {"size": 8}, "textposition": "inside", "type": "bar", "x": [0.005255, 0.002517, 0.009932, 0.000754, 0.02223, 0.008324], "xaxis": "x2", "y": ["UNIBO", "UNITO", "UNIMI", "UNIPD", "UPO", "SNS"], "yaxis": "y2"}, {"customdata": ["<b>UNIBO</b><br>BIB./LIB.SCI.<br>0.0% (806)", "<b>UNITO</b><br>BIB./LIB.SCI.<br>0.0% (305)", "<b>UNIMI</b><br>BIB./LIB.SCI.<br>0.0% (312)", "<b>UNIPD</b><br>BIB./LIB.SCI.<br>0.0% (258)", "<b>UPO</b><br>BIB./LIB.SCI.<br>0.0% (0)", "<b>SNS</b><br>BIB./LIB.SCI.<br>0.0% (0)"], "hovertemplate": "%{customdata}<extra></extra>", "legendgroup": "BIB./LIB.SCI.", "marker": {"color": "rgb(251, 159, 58)"}, "name": "BIB./LIB.SCI.", "orientation": "h", "showlegend": false, "text": ["", "", "", "", "", ""], "textfont": {"size": 8}, "textposition": "inside", "type": "bar", "x": [0.008068, 0.004361, 0.002485, 0.002665, 0, 0], "xaxis": "x2", "y": ["UNIBO", "UNITO", "UNIMI", "UNIPD", "UPO", "SNS"], "yaxis": "y2"}, {"customdata": ["<b>UNIBO</b><br>AUX.SCI.HISTORY<br>0.0% (183)", "<b>UNITO</b><br>AUX.SCI.HISTORY<br>0.0% (106)", "<b>UNIMI</b><br>AUX.SCI.HISTORY<br>0.0% (70)", "<b>UNIPD</b><br>AUX.SCI.HISTORY<br>0.0% (245)", "<b>UPO</b><br>AUX.SCI.HISTORY<br>0.0% (53)", "<b>SNS</b><br>AUX.SCI.HISTORY<br>0.0% (0)"], "hovertemplate": "%{customdata}<extra></extra>", "legendgroup": "AUX.SCI.HISTORY", "marker": {"color": "rgb(252, 181, 48)"}, "name": "AUX.SCI.HISTORY", "orientation": "h", "showlegend": false, "text": ["", "", "", "", "", ""], "textfont": {"size": 8}, "textposition": "inside", "type": "bar", "x": [0.001832, 0.001516, 0.0005576, 0.002531, 0.003682, 0], "xaxis": "x2", "y": ["UNIBO", "UNITO", "UNIMI", "UNIPD", "UPO", "SNS"], "yaxis": "y2"}, {"customdata": ["<b>UNIBO</b><br>GENERAL WORKS<br>0.0% (116)", "<b>UNITO</b><br>GENERAL WORKS<br>0.0% (369)", "<b>UNIMI</b><br>GENERAL WORKS<br>0.0% (430)", "<b>UNIPD</b><br>GENERAL WORKS<br>0.0% (98)", "<b>UPO</b><br>GENERAL WORKS<br>0.0% (6)", "<b>SNS</b><br>GENERAL WORKS<br>0.0% (0)"], "hovertemplate": "%{customdata}<extra></extra>", "legendgroup": "GENERAL WORKS", "marker": {"color": "rgb(253, 202, 38)"}, "name": "GENERAL WORKS", "orientation": "h", "showlegend": false, "text": ["", "", "", "", "", ""], "textfont": {"size": 8}, "textposition": "inside", "type": "bar", "x": [0.001161, 0.005276, 0.003425, 0.001012, 0.0004169, 0], "xaxis": "x2", "y": ["UNIBO", "UNITO", "UNIMI", "UNIPD", "UPO", "SNS"], "yaxis": "y2"}, {"customdata": ["<b>UNIBO</b><br>MUSIC<br>0.0% (4)", "<b>UNITO</b><br>MUSIC<br>0.0% (0)", "<b>UNIMI</b><br>MUSIC<br>0.0% (0)", "<b>UNIPD</b><br>MUSIC<br>0.0% (0)", "<b>UPO</b><br>MUSIC<br>0.0% (0)", "<b>SNS</b><br>MUSIC<br>0.0% (0)"], "hovertemplate": "%{customdata}<extra></extra>", "legendgroup": "MUSIC", "marker": {"color": "rgb(246, 226, 36)"}, "name": "MUSIC", "orientation": "h", "showlegend": false, "text": ["", "", "", "", "", ""], "textfont": {"size": 8}, "textposition": "inside", "type": "bar", "x": [4.004e-05, 0, 0, 0, 0, 0], "xaxis": "x2", "y": ["UNIBO", "UNITO", "UNIMI", "UNIPD", "UPO", "SNS"], "yaxis": "y2"}, {"customdata": ["<b>UNIBO</b><br>MILI.SCI.<br>0.0% (0)", "<b>UNITO</b><br>MILI.SCI.<br>0.0% (22)", "<b>UNIMI</b><br>MILI.SCI.<br>0.0% (22)", "<b>UNIPD</b><br>MILI.SCI.<br>0.0% (13)", "<b>UPO</b><br>MILI.SCI.<br>0.0% (0)", "<b>SNS</b><br>MILI.SCI.<br>0.0% (0)"], "hovertemplate": "%{customdata}<extra></extra>", "legendgroup": "MILI.SCI.", "marker": {"color": "rgb(240, 249, 33)"}, "name": "MILI.SCI.", "orientation": "h", "showlegend": false, "text": ["", "", "", "", "", ""], "textfont": {"size": 8}, "textposition": "inside", "type": "bar", "x": [0, 0.0003146, 0.0001752, 0.0001343, 0, 0], "xaxis": "x2", "y": ["UNIBO", "UNITO", "UNIMI", "UNIPD", "UPO", "SNS"], "yaxis": "y2"}], "layout": {"annotations": [{"font": {"size": 16}, "showarrow": false, "text": "Citing (100%)", "x": 0.5, "xanchor": "center", "xref": "paper", "y": 1, "yanchor": "bottom", "yref": "paper"}, {"font": {"size": 16}, "showarrow": false, "text": "Cited (100%)", "x": 0.5, "xanchor": "center", "xref": "paper", "y": 0.44, "yanchor": "bottom", "yref": "paper"}], "bargap": 0.25, "barmode": "stack", "height": 700, "legend": {"font": {"size": 9}, "orientation": "v", "tracegroupgap": 2, "x": 1.02, "xanchor": "left", "y": 1, "yanchor": "top"}, "margin": {"b": 40, "l": 80, "r": 40, "t": 80}, "paper_bgcolor": "white", "plot_bgcolor": "white", "title": {"text": "Discipline Share by Institution (100% Stacked)"}, "xaxis": {"anchor": "y", "domain": [0, 1], "gridcolor": "lightgrey", "range": [0, 100], "tickfont": {"size": 9}, "ticksuffix": "%"}, "xaxis2": {"anchor": "y2", "domain": [0, 1], "gridcolor": "lightgrey", "range": [0, 100], "tickfont": {"size": 9}, "ticksuffix": "%"}, "yaxis": {"anchor": "x", "autorange": "reversed", "domain": [0.56, 1], "tickfont": {"size": 10}}, "yaxis2": {"anchor": "x2", "autorange": "reversed", "domain": [0, 0.44], "tickfont": {"size": 10}}}}
